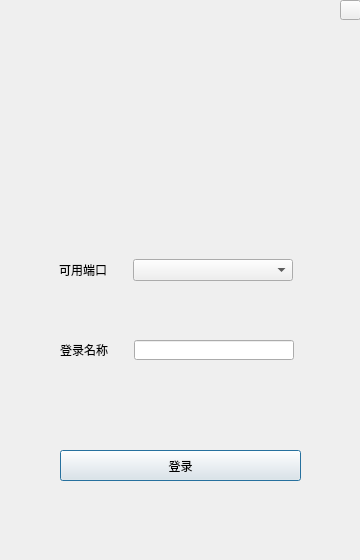
<?xml version="1.0" encoding="UTF-8"?>
<ui version="4.0">
 <class>joinDialog</class>
 <widget class="QDialog" name="joinDialog">
  <property name="geometry">
   <rect>
    <x>0</x>
    <y>0</y>
    <width>360</width>
    <height>560</height>
   </rect>
  </property>
  <property name="minimumSize">
   <size>
    <width>0</width>
    <height>0</height>
   </size>
  </property>
  <property name="maximumSize">
   <size>
    <width>360</width>
    <height>560</height>
   </size>
  </property>
  <property name="windowTitle">
   <string>wechat-fake</string>
  </property>
  <property name="windowIcon">
   <iconset resource="image.qrc">
    <normaloff>:/image/wechat.png</normaloff>:/image/wechat.png</iconset>
  </property>
  <property name="sizeGripEnabled">
   <bool>false</bool>
  </property>
  <property name="modal">
   <bool>false</bool>
  </property>
  <widget class="QLabel" name="label">
   <property name="geometry">
    <rect>
     <x>80</x>
     <y>20</y>
     <width>201</width>
     <height>191</height>
    </rect>
   </property>
   <property name="autoFillBackground">
    <bool>false</bool>
   </property>
   <property name="text">
    <string/>
   </property>
   <property name="pixmap">
    <pixmap resource="image.qrc">:/image/wechat.png</pixmap>
   </property>
   <property name="scaledContents">
    <bool>true</bool>
   </property>
  </widget>
  <widget class="QPushButton" name="pushButton">
   <property name="geometry">
    <rect>
     <x>60</x>
     <y>450</y>
     <width>241</width>
     <height>31</height>
    </rect>
   </property>
   <property name="text">
    <string>登录</string>
   </property>
  </widget>
  <widget class="QWidget" name="portWidget" native="true">
   <property name="geometry">
    <rect>
     <x>59</x>
     <y>259</y>
     <width>234</width>
     <height>60</height>
    </rect>
   </property>
   <layout class="QVBoxLayout" name="verticalLayout">
    <item>
     <layout class="QHBoxLayout" name="portLayout">
      <item>
       <widget class="QLabel" name="portlabel">
        <property name="text">
         <string>可用端口</string>
        </property>
       </widget>
      </item>
      <item>
       <widget class="MyComboBox" name="portBox">
        <property name="minimumSize">
         <size>
          <width>160</width>
          <height>20</height>
         </size>
        </property>
        <property name="baseSize">
         <size>
          <width>160</width>
          <height>20</height>
         </size>
        </property>
       </widget>
      </item>
     </layout>
    </item>
    <item>
     <widget class="QLabel" name="portErr">
      <property name="styleSheet">
       <string notr="true">color=rgb(255, 0, 0)</string>
      </property>
      <property name="text">
       <string/>
      </property>
     </widget>
    </item>
   </layout>
  </widget>
  <widget class="QWidget" name="nameWidget" native="true">
   <property name="geometry">
    <rect>
     <x>60</x>
     <y>340</y>
     <width>234</width>
     <height>58</height>
    </rect>
   </property>
   <layout class="QVBoxLayout" name="verticalLayout_2">
    <item>
     <layout class="QHBoxLayout" name="nameLayout">
      <item>
       <widget class="QLabel" name="namelabel">
        <property name="text">
         <string>登录名称</string>
        </property>
       </widget>
      </item>
      <item>
       <widget class="QLineEdit" name="userNameEdit">
        <property name="minimumSize">
         <size>
          <width>160</width>
          <height>20</height>
         </size>
        </property>
        <property name="maximumSize">
         <size>
          <width>160</width>
          <height>20</height>
         </size>
        </property>
        <property name="baseSize">
         <size>
          <width>160</width>
          <height>20</height>
         </size>
        </property>
       </widget>
      </item>
     </layout>
    </item>
    <item>
     <widget class="QLabel" name="nameErr">
      <property name="styleSheet">
       <string notr="true">color=rgb(255, 0, 0)</string>
      </property>
      <property name="text">
       <string/>
      </property>
     </widget>
    </item>
   </layout>
  </widget>
  <widget class="QPushButton" name="pushButton_2">
   <property name="geometry">
    <rect>
     <x>340</x>
     <y>0</y>
     <width>21</width>
     <height>20</height>
    </rect>
   </property>
   <property name="text">
    <string/>
   </property>
   <property name="icon">
    <iconset resource="image.qrc">
     <normaloff>:/image/close.png</normaloff>:/image/close.png</iconset>
   </property>
  </widget>
 </widget>
 <customwidgets>
  <customwidget>
   <class>MyComboBox</class>
   <extends>QComboBox</extends>
   <header>mycombobox.h</header>
  </customwidget>
 </customwidgets>
 <resources>
  <include location="image.qrc"/>
 </resources>
 <connections/>
</ui>
